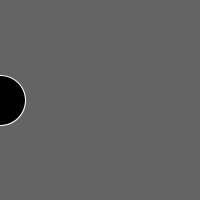
Frame 1 (no input)
Frame 60 (the mouse pressed at the canvas centre just before this capture): identical to frame 1, image omitted
Frame 120 (the mouse held since frame 60 and released just before this capture): identical to frame 1, image omitted

The Processing sketch that drew this single still picture (run headless with seeded random() and noise(); from frame 60 on, the mouse is pressed at the canvas centre):

// Processing sketch: Exercise5_8
// ── Exercise5_8.pde
boolean move = false;

int circleX = 0;
int circleY = 100;

void setup() {
  size(200,200);
}

void draw() {
  background(100);
  stroke(255);
  fill(0);
  ellipse(circleX,circleY,50,50);
  if (move) {
    circleX = circleX +1;
  }
  println("move: " + move);
  println(circleX);
  
}

void keyPressed() {
  move = !move;
}
